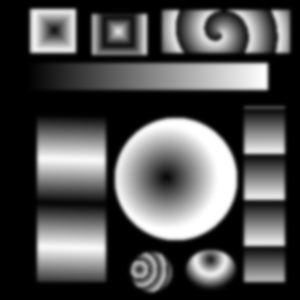
#> input picture 5_pattern.png, 300 x 300 px
$ python 5_pseudoinv.py
#> lines starting #> are read from the running program, lines starting #| are printed output that depends on the picture
### moire_utils.py
#!/usr/bin/env python3

import numpy as np
import matplotlib.pyplot as plt
from PIL import Image

def imshow(imgs, vertical=False, cmap='gray'):
    if type(imgs) is np.ndarray: imgs = (imgs, )
    if vertical is False: vertical = (1, len(imgs))
    if vertical is True: vertical = (len(imgs), 1)
    if len(imgs) == 0: return

    ax1 = None
    for i, img in enumerate(imgs, 1):
        if not img is None:
            if ax1 is None:
                ax1 = ax2 = plt.subplot(vertical[0], vertical[1], i)
            else:
                ax2 = plt.subplot(vertical[0], vertical[1], i, sharex=ax1, sharey=ax1)
            ax2.imshow(img, cmap=cmap)
    plt.tight_layout()
    plt.show()

def gen_uv(size):
    y, x = np.indices(size, dtype=np.double)
    y /= size[0]
    x /= size[1]
    return x, y

def wave_cos():
    return lambda x: 0.5 + np.cos(2*np.pi*x)/2

# [5 lines left out: function phaser_linear, not called in this run]

def grating(size, freq, wave, phaser):
    x, y = gen_uv(size)
    o, p = phaser(x, y)
    return wave((freq*o+p)%1)

# [14 lines left out: function merge, not called in this run]

def np2pil(img):
    return Image.fromarray(np.uint8(img*255))

# [33 lines left out: function hexgrid, not called in this run]

def trihexgrid(size, f):
    hexs = hexgrid(size, f)
    return (hexs[:,:,0]-hexs[:,:,1])%3

def quadhexgrid(size, f):
    hexs = hexgrid(size, f)
    return (hexs[:,:,0]+hexs[:,:,1]*2)%4

### 5_pseudoinv.py
#!/usr/bin/env python3

import sys
from moire_utils import *

def phaser(f, b, a, en):
    s = np.sin(a/180*np.pi)
    c = np.cos(a/180*np.pi)
    def ph(x, y):
        o = c*x+s*y
        p = en/2 * np.arccos(2*f-1)/(2*np.pi)
        p += 0 if b is None else 2*((np.arccos(2*b-1))/(2*np.pi))
        return o, p
    return ph

f_file = '5_pattern.png'
if len(sys.argv) > 1:
    f_file = sys.argv[1]

f = np.array(Image.open(f_file).convert('L'), dtype=np.double)/255
b = np.array(Image.open(sys.argv[2]).convert('L'), dtype=np.double)/255 if len(sys.argv) > 2 else None
size = f.shape
#> size = (300, 300)

img1 = grating(size, 60, wave_cos(), phaser(f, b, 45, -1))
#> in ph, `p = en/2 * np.arccos(2*f-1)/(2*np.pi)`:
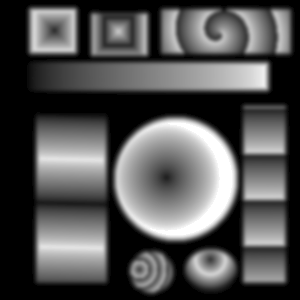
#> p: shape (300, 300) float64; min -0.25, max 0, mean -0.169; drawn with min black and max white
#> in grating, `o, p = phaser(x, y)`:
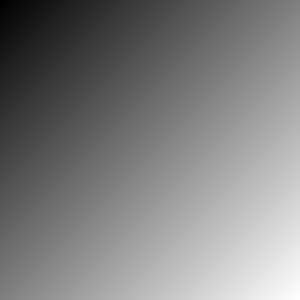
#> o: shape (300, 300) float64; min 0, max 1.41, mean 0.705; drawn with min black and max white
#> in grating, `o, p = phaser(x, y)`:
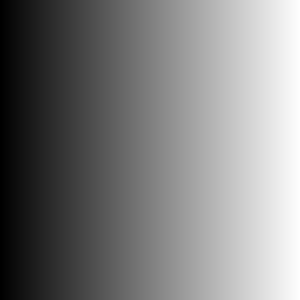
#> x: shape (300, 300) float64; min 0, max 0.997, mean 0.498
#> in grating, `return wave((freq*o+p)%1)`:
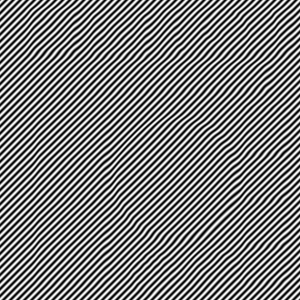
#> returned value: shape (300, 300) float64; min 8.96e-12, max 1, mean 0.5
img2 = grating(size, 60, wave_cos(), phaser(f, b, 45, +1))
#> call 2 of grating, with size = (300, 300), freq = 60
#> in ph (call 2), `p = en/2 * np.arccos(2*f-1)/(2*np.pi)`:
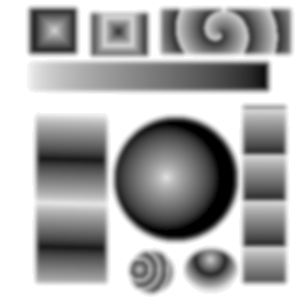
#> p: shape (300, 300) float64; min 0, max 0.25, mean 0.169; drawn with min black and max white
#> in grating (call 2), `return wave((freq*o+p)%1)`:
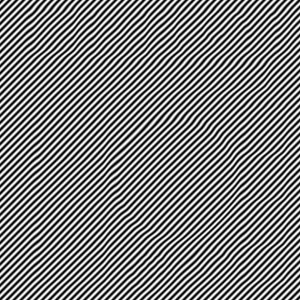
#> returned value: shape (300, 300) float64; min 1.45e-10, max 1, mean 0.5

imshow((img1, img2, img1*img2))
#> in imshow, `if vertical is False: vertical = (1, len(imgs))`: vertical = (1, 3)
#> the loop in imshow, `for i, img in enumerate(imgs, 1):` made 3 passes
#> in imshow, `plt.show()`:
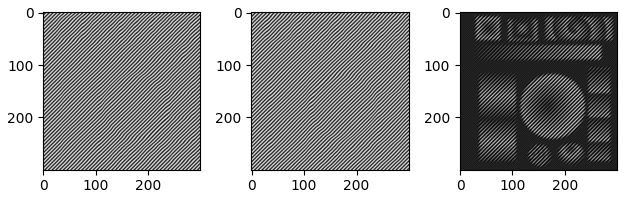
#> figure drawn by matplotlib, 3 panels
